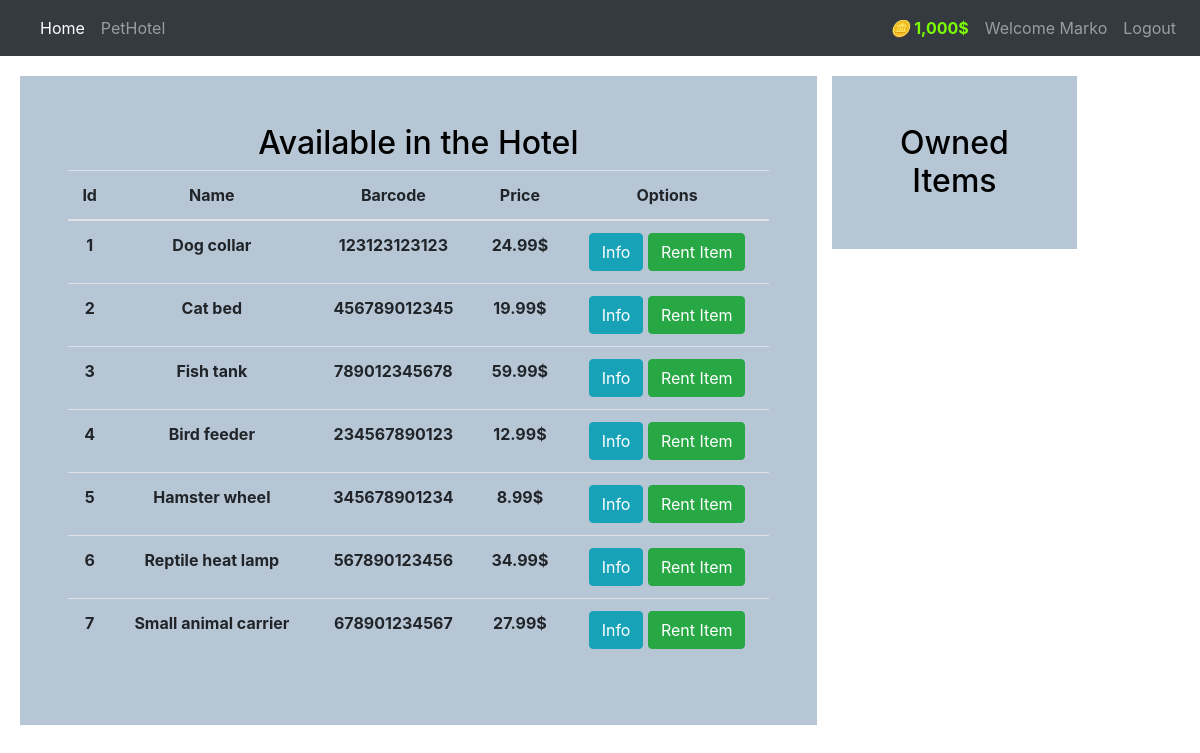
The app's page /market (signed in) with its own data.
### market/models.py (models this page shows, shortened)
class User(db.Model, UserMixin):
    id = db.Column(db.Integer(), primary_key=True)
    username = db.Column(db.String(length=30), nullable=False, unique=True)
    email_address = db.Column(db.String(length=50), nullable=False, unique= True)
    password_hash = db.Column(db.String(length=60), nullable = False)
    budget = db.Column(db.Integer(), nullable=False, default=1000)
    items = db.relationship('Item', backref='owned_user', lazy=True)
    @property
    def prettier_budget(self):
        if len(str(self.budget)) >=4:
            return f"{str(self.budget)[:-3]},{str(self.budget)[-3:]}$"
        else:
            return f"{self.budget}$"
    @property
    def password(self):
        return self.password_hash

class Item(db.Model):
    id = db.Column(db.Integer(), primary_key = True)
    name = db.Column(db.String(length=30), nullable = False, unique = True)
    price= db.Column(db.Integer(), nullable = False)
    barcode = db.Column(db.String(length=12), nullable=False, unique = True)
    description = db.Column(db.String(length=1024), nullable=False, unique=True)
    owner = db.Column(db.Integer(), db.ForeignKey('user.id'))

### market/routes.py (the view, shortened to what this page needs)
@app.route("/market", methods=['GET', 'POST'])
@login_required
def market_page():
    purchase_form = PurchaseItemForm()
    selling_form = SellItemForm()
    if request.method == "GET":
        items = Item.query.filter_by(owner=None)
        owned_items = Item.query.filter_by(owner=current_user.id )
        return render_template('market.html', items=items, purchase_form=purchase_form, owned_items=owned_items, selling_form=selling_form)

### market/models.py (called while the page is built)
@login_manager.user_loader
def load_user(user_id):
    return User.query.get(int(user_id))

### market/templates/market.html (shortened to what this page needs)
{% extends 'base.html' %}
{% block content %}
<div class="row" style="margin-top:20px; margin-left: 20px;">
    <div class="col-8 position-relative overflow-hidden p-3 p-md-5  text-center " style="color: white;  background-color: rgba(111, 141, 172, 0.5);">
        <h2 style="text-align: center; color:black">Available in the Hotel</h2>
        <table class="table table-hover ">
            <thead>
                <tr>
                    <th scope="col">Id</th>
                    <th scope="col">Name</th>
                    <th scope="col">Barcode</th>
                    <th scope="col">Price</th>
                    <th scope="col">Options</th>
                </tr>
            </thead>
            <tbody>
                    {% for item in items %}
                        <tr>
                            <td><strong>{{ item.id }}</strong></td>
                            <td><strong>{{ item.name }}</strong></td>
                            <td><strong>{{ item.barcode }}</strong></td>
                            <td><strong>{{ item.price }}$</strong></td>
                            <td>
                                <button class="btn btn-outline btn-info" data-toggle="modal"
                                 data-target="#Modal-MoreInfo-{{ item.id }} ">Info
                                </button>
                                <button class="btn btn-outline btn-success" data-toggle="modal"
                                 data-target="#Modal-PurchaseConfirm-{{ item.id }}">Rent Item
                                </button>
                            </td>
                        </tr>
                    {% endfor %}
            </tbody>
        </table>
    </div>
    <div class="col-4" >
        <h2 class="col-8 position-relative overflow-hidden p-3 p-md-5  text-center " style="color: rgb(0, 0, 0);  background-color: rgba(111, 141, 172, 0.5);">Owned Items</h2>
    </div>
</div>
{% endblock%}

### market/templates/base.html (shortened to what this page needs)
<!doctype html>
<html lang="en">
   <head>
      <link rel="stylesheet" href="https://cdn.jsdelivr.net/npm/bootstrap@4.5.3/dist/css/bootstrap.min.css">
   </head>
   <body>
        <nav class="navbar navbar-expand-md navbar-dark bg-dark">
            <div class="collapse navbar-collapse" id="navbarNav">
                <ul class="navbar-nav mr-auto">
                    <li class="nav-item active">
                        <a class="nav-link" href="{{ url_for('home_page') }}">Home<span class="sr-only">(current)</span></a>
                    </li>
                    <li class="nav-item">
                        <a class="nav-link" href="#">PetHotel</a>
                    </li>
                </ul>
                {% if current_user.is_authenticated %}
                    <ul class="navbar-nav">
                        <li class="nav-item">
                            <a class="nav-link" style="color: lawngreen; font-weight: bold">
                                <i class="bi bi-coin"> &#129689;</i>
                                {{ current_user.prettier_budget }}
                            </a>
                        </li>
                        <li class="nav-item">
                            <a class="nav-link" href="#">Welcome {{ current_user.username }}</a>
                        </li>
                        <li class="nav-item">
                            <a class="nav-link" href="{{ url_for('logout_page') }}">Logout</a>
                        </li>
                    </ul>
                {% endif %}
            </div>
        </nav>
        {% block content %}
        {% endblock %}
    </body>
</html>

### market/templates/includes/items_modals.html (style rules this page uses)
body { overflow-x: hidden; background-image: url('https://images.unsplash.com/photo-1602624442185-15d5a777cf7e?q=80&w=1770&auto=format&fit=crop&ixlib=rb-4.0.3&ixid=M3wxMjA3fDB8MHxwaG90by1wYWdlfHx8fGVufDB8fHx8fA%3D%3D'); background-repeat: no-repeat; background-attachment: fixed; background-size: 100% 100%; }

### market/templates/market.html (style rules this page uses)
body { overflow-x: hidden; background-image: url('https://img.freepik.com/free-photo/pet-accessories-still-life-concept-with-colorful-objects_23-2148949578.jpg?w=1380&t=st=1705415783~exp=1705416383~hmac=a19268464f0aa7ba70862ffee402e8744180b17d8b0eff74e1e53ef0bf21b6bb'); background-repeat: no-repeat; background-attachment: fixed; background-size: 100% 100%; }

### market/templates/base.html (style rules this page uses)
body { overflow-x: hidden; background-repeat: no-repeat; background-attachment: fixed; background-size: 100% 100%; }

### records on screen
User: prettier_budget "1,000$", username "Marko"
Item: id "1", name "Dog collar", barcode "123123123123", price "24.99"
Item: id "2", name "Cat bed", barcode "456789012345", price "19.99"
Item: id "3", name "Fish tank", barcode "789012345678", price "59.99"
Item: id "4", name "Bird feeder", barcode "234567890123", price "12.99"
Item: id "5", name "Hamster wheel", barcode "345678901234", price "8.99"
Item: id "6", name "Reptile heat lamp", barcode "567890123456", price "34.99"
Item: id "7", name "Small animal carrier", barcode "678901234567", price "27.99"
